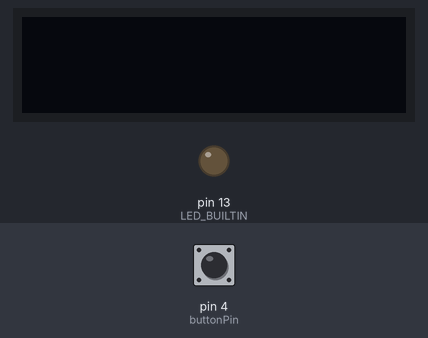
The sketch below on a simulated Arduino Uno, built with avr-gcc and run on an emulated ATmega328P. Shown: 128×32 one-colour display, output pins drawn as LEDs (lit = HIGH). The inputs (shaded band) are chosen by the test bench; at power-on: pin 4 (buttonPin) LOW. The display library's start-up logo is not drawn; what the sketch prints to the serial monitor is not drawn.

Above: at 5.2 s.
5.3 s: pin 4 (buttonPin) pulled HIGH for 0.15 s
At 5.43 s:
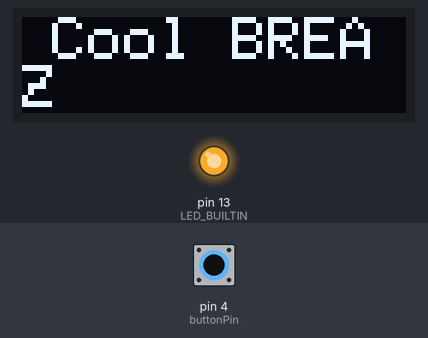
7.0 s: pin 4 (buttonPin) pulled HIGH for 1 s
At 9.1 s:
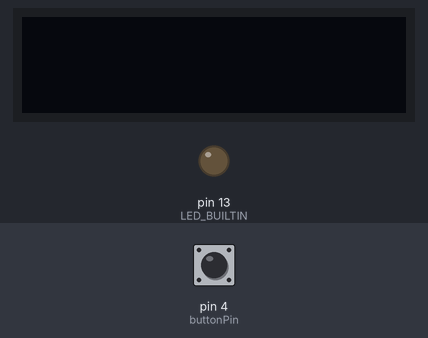
9.5 s: pin 4 (buttonPin) pulled HIGH for 3.2 s
At 10.4 s:
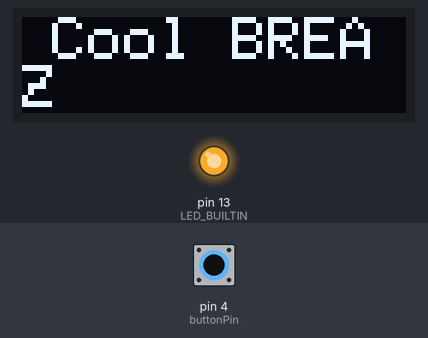
Timing chart, 0 to 14.2 s (numbered marks = the images above; inputs shaded):
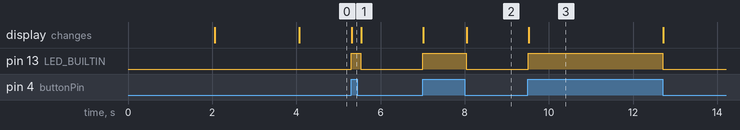

The sketch:

blinky-oled.ino
```cpp
int buttonPin = 4;

#include <SPI.h>
#include <Wire.h>
#include <Adafruit_GFX.h>
#include <Adafruit_SSD1306.h>

#define SCREEN_WIDTH 128 // OLED display width, in pixels
#define SCREEN_HEIGHT 32 // OLED display height, in pixels
#define OLED_RESET     4 // Reset pin # (or -1 if sharing Arduino reset pin)
#define SCREEN_ADDRESS 0x3C ///< See datasheet for Address; 0x3D for 128x64, 0x3C for 128x32
Adafruit_SSD1306 display(SCREEN_WIDTH, SCREEN_HEIGHT, &Wire, OLED_RESET);
#define NUMFLAKES     10 // Number of snowflakes in the animation example
#define LOGO_HEIGHT   16
#define LOGO_WIDTH    16
static const unsigned char PROGMEM logo_bmp[] =
{ 0b00000000, 0b11000000,
  0b00000001, 0b11000000,
  0b00000001, 0b11000000,
  0b00000011, 0b11100000,
  0b11110011, 0b11100000,
  0b11111110, 0b11111000,
  0b01111110, 0b11111111,
  0b00110011, 0b10011111,
  0b00011111, 0b11111100,
  0b00001101, 0b01110000,
  0b00011011, 0b10100000,
  0b00111111, 0b11100000,
  0b00111111, 0b11110000,
  0b01111100, 0b11110000,
  0b01110000, 0b01110000,
  0b00000000, 0b00110000
};

void setup() {
  Serial.begin(9600);
  Serial.println('l');

  // SSD1306_SWITCHCAPVCC = generate display voltage from 3.3V internally
  if (!display.begin(SSD1306_SWITCHCAPVCC, SCREEN_ADDRESS)) {
    Serial.println(F("SSD1306 allocation failed"));
    for (;;); // Don't proceed, loop forever
  }

  // Show initial display buffer contents on the screen --
  // the library initializes this with an Adafruit splash screen.
  display.display();
  delay(2000); // Pause for 2 seconds

  // Clear the buffer
  display.clearDisplay();

  // Draw a single pixel in white
  display.drawPixel(10, 10, SSD1306_WHITE);

  // Show the display buffer on the screen. You MUST call display() after
  // drawing commands to make them visible on screen!
  display.display();
  delay(2000);
  // display.display() is NOT necessary after every single drawing command,
  // unless that's what you want...rather, you can batch up a bunch of
  // drawing operations and then update the screen all at once by calling
  // display.display(). These examples demonstrate both approaches...
  pinMode(LED_BUILTIN, OUTPUT);
  pinMode(buttonPin, INPUT);
}

void loop() {
  digitalWrite(LED_BUILTIN, digitalRead(buttonPin));
  Serial.println(digitalRead(buttonPin));

  if (digitalRead(buttonPin) == HIGH)
  {
    display.clearDisplay();
    display.setTextSize(2);
    display.setTextColor(SSD1306_WHITE);
    display.setCursor(10, 0);
    display.println(F("Cool BREAZ"));
    display.display();
    delay(100);
  }
  else
  {
    display.clearDisplay();
    display.display();
    delay(100);
  }
}
```

Measured:
- after the input at 5.3 s, pin 13 (LED_BUILTIN): LOW → HIGH at once, → LOW 0.23 s later; the display: changes at once (image 1)
- after the input at 7.0 s, pin 13 (LED_BUILTIN): LOW → HIGH at once, → LOW 1.0 s later; the display: first changes at once (image 2 shows a later state)
- after the input at 9.5 s, pin 13 (LED_BUILTIN): LOW → HIGH at once, → LOW 3.2 s later; the display: changes at once (image 3)
